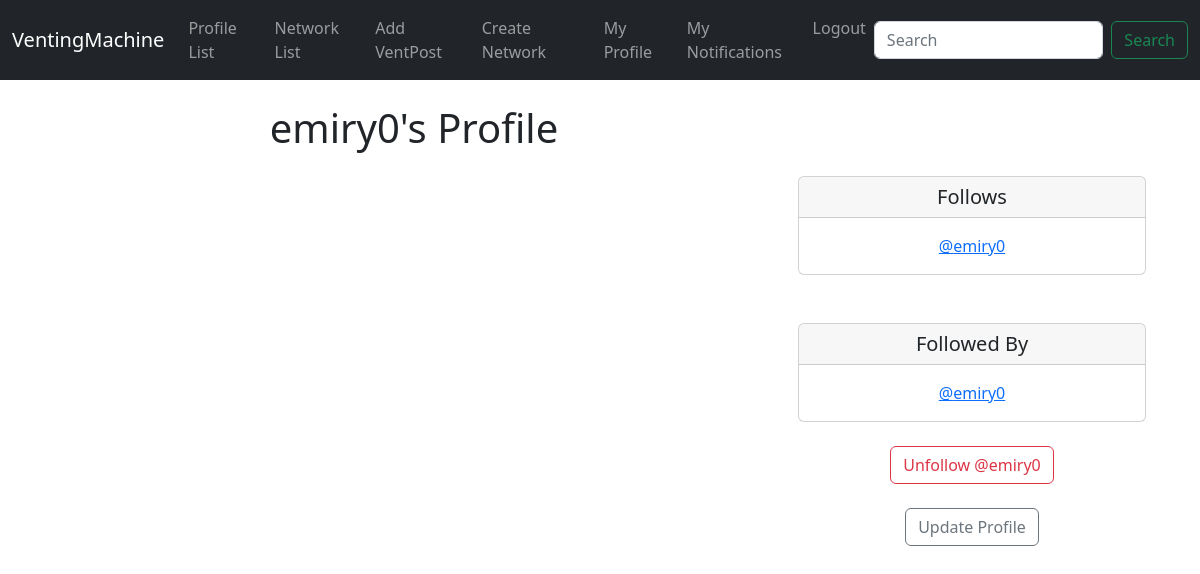
/profile/1 (signed in), run on an earlier commit of the app's database.
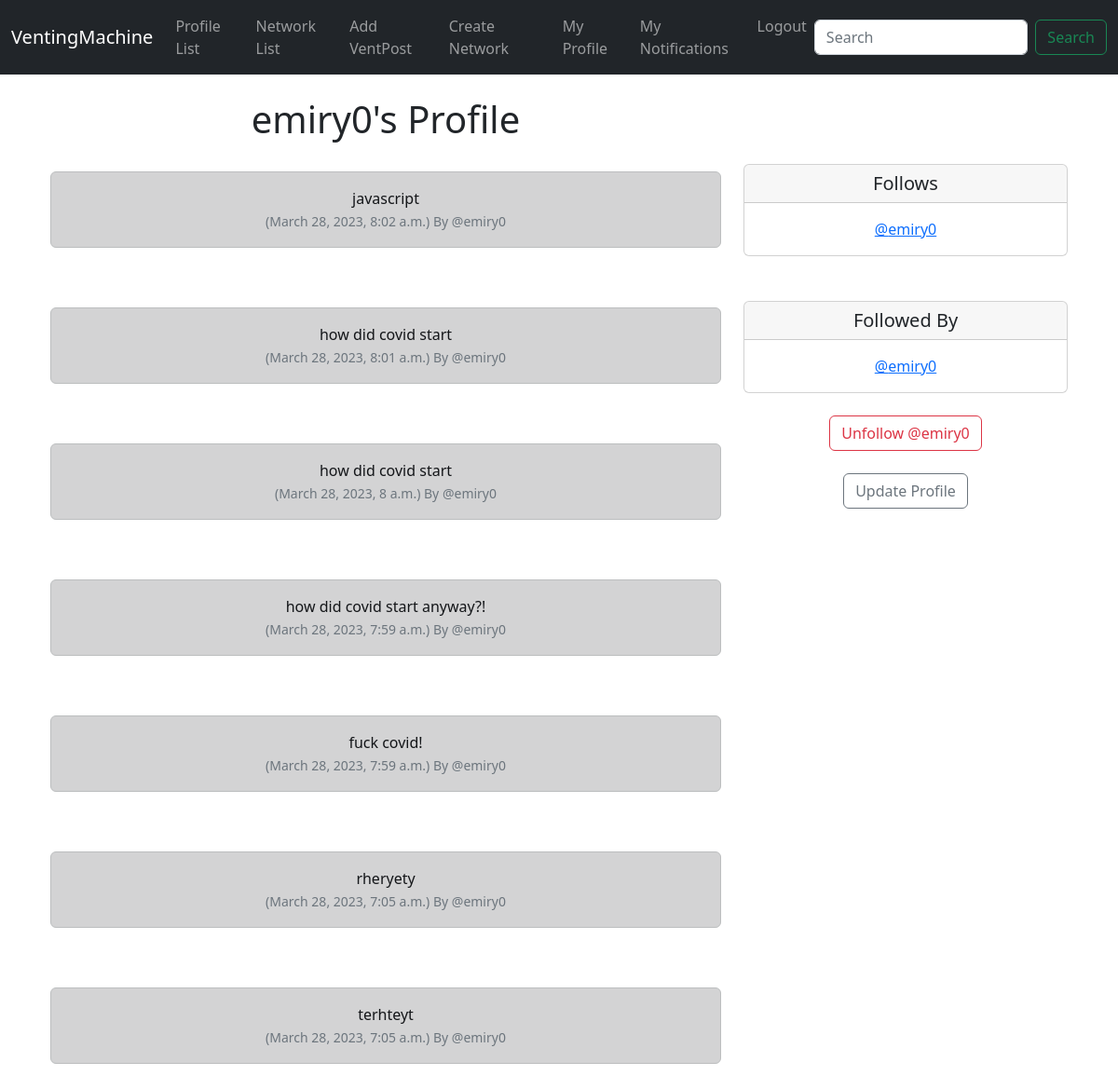
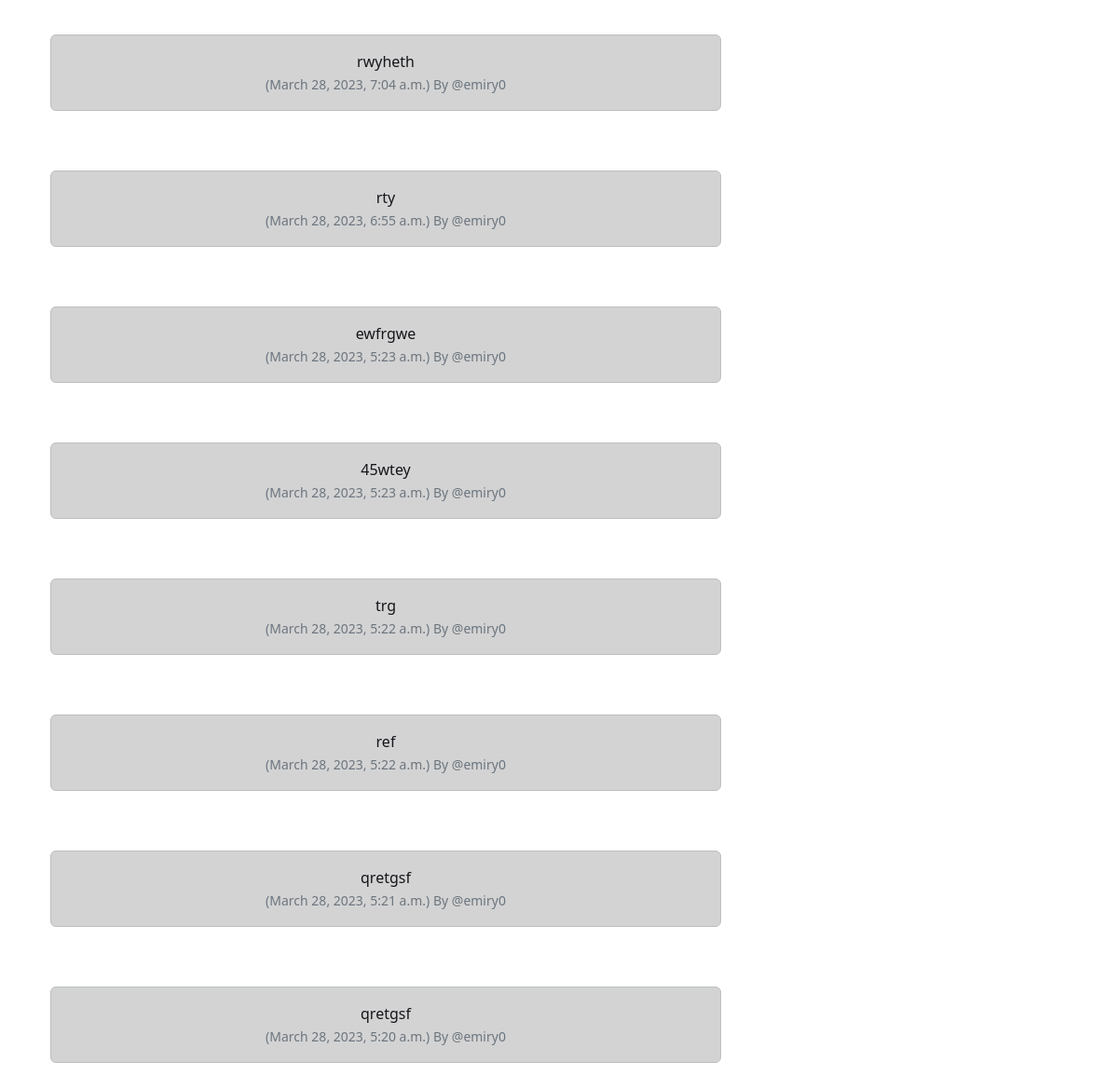
And on a later commit of the database (2 pictures, top to bottom).
### ventnet/models.py (models this page shows, shortened)
class Profile(models.Model):
	user = models.OneToOneField(User, on_delete=models.CASCADE)
	follows = models.ManyToManyField("self",
		related_name="followed_by",
		symmetrical=False,
		blank=True)
	date_modified = models.DateTimeField(User, auto_now=True)
	def __str__(self):
		return self.user.username

class Meep(models.Model):
	user = models.ForeignKey(
		User, related_name="meeps",
		on_delete=models.DO_NOTHING
		)
	title = models.CharField(max_length=70)
	link = models.URLField(max_length=200, blank=True)
	body = models.CharField(max_length=400)
	created_at = models.DateTimeField(auto_now_add=True)
	meepid = models.UUIDField(primary_key=True, default=uuid.uuid4, editable=False)
	in_network = models.BooleanField(default=False)
	network = models.ForeignKey(Networks,blank=True,null=True,on_delete=models.CASCADE,related_name='meepnetwork')

### ventnet/views.py (the view, shortened to what this page needs)
# urls.py: path('profile/<int:pk>', views.profile, name='profile'),
def profile(request, pk):
	if request.user.is_authenticated:
		profile = Profile.objects.get(user_id=pk)
		meeps = Meep.objects.filter(user_id=pk).order_by("-created_at")
		return render(request, "profile.html", {"profile":profile, "meeps":meeps})
	else:
		messages.success(request, ("You Must Be Logged In To View This Page..."))
		return redirect('home')

### ventnet/templates/profile.html (shortened to what this page needs)
{% extends 'base.html' %}
{% block content %}
{% if profile %}
	<div class="container text-center">
		<div class="row">
			<div class="col-8">
				<h1>{{ profile.user.username }}'s Profile</h1>
				<br/>
				{% if meeps %}
					{% for meep in meeps %}
						<div class="alert alert-dark" role="alert">
						  {{ meep.body }}<br/>
			  				<small class="text-muted">
			  					({{ meep.created_at}}) By
			  					@{{ meep.user.username }}
			  				</small>
						</div><br/><br/>
					{% endfor %}
				{% endif %}
			</div>
			<div class="col-4">
				<br/><br/><br/>
				<div class="card">
  <h5 class="card-header">Follows</h5>
  <div class="card-body">
    <p class="card-text">
    		{% for following in profile.follows.all %}
				<a href="{% url 'profile' following.user.id %}">@{{ following }}</a><br/>
			{% endfor %}
    </p>
  </div>
</div>
			<br/><br/>
			<div class="card">
  <h5 class="card-header">Followed By</h5>
  <div class="card-body">
    <p class="card-text">
    	{% for following in profile.followed_by.all %}
				<a href="{% url 'profile' following.user.id %}">@{{ following }}</a><br/>
			{% endfor %}
    </p>
  </div>
</div>
<br/>
<form method=POST>
{% if profile in user.profile.follows.all %}
 	<button class="btn btn-outline-danger" name="follow" value="unfollow" type="submit">
 		Unfollow @{{ profile.user.username|lower}}
 	</button>
{% else %}
	<button class="btn btn-outline-success" name="follow" value="follow" type="submit">
 		Follow @{{ profile.user.username|lower}}
 	</button>
{% endif %}
</form>
<br/>
	{% if request.user.id == profile.user.id %}
		<a href="{% url 'update_user' %}" class="btn btn-outline-secondary">Update Profile</a>
	{% endif %}
			</div>
		</div>
	</div>
{% endif %}
{% endblock %}

### ventnet/templates/base.html (shortened to what this page needs)
<!doctype html>
<html lang="en">
  <head>
    <link href="https://cdn.jsdelivr.net/npm/bootstrap@5.2.3/dist/css/bootstrap.min.css" rel="stylesheet">
  </head>
  <body>
    {% include 'navbar.html'%}
    <div class="container">
      <br/>
      {% block content %}
      {% endblock %}
    </div>
  </body>
</html>

### ventnet/templates/navbar.html (shortened to what this page needs)
<nav class="navbar navbar-expand-lg navbar-dark bg-dark">
  <div class="container-fluid">
    <a class="navbar-brand" href="{% url 'home' %}">VentingMachine</a>
    <div class="collapse navbar-collapse" id="navbarSupportedContent">
      <ul class="navbar-nav me-auto mb-2 mb-lg-0">
        <li class="nav-item">
          <a class="nav-link"
          href="{% url 'profile_list' %}">Profile List</a>
        </li>
        <li class="nav-item">
          <a class="nav-link"
          href="{% url 'network_list' %}">Network List</a>
        </li>
        {% if user.is_authenticated %}
        <li class="nav-item">
          <a class="nav-link"
          href="{% url 'add_ventpost' %}">Add VentPost</a>
        </li>
        <li class="nav-item">
          <a class="nav-link"
          href="{% url 'createnetwork' %}">Create Network</a>
        </li>
        <li class="nav-item">
          <a class="nav-link"
          href="{% url 'profile' request.user.id %}">My Profile</a>
        </li>
        <li class="nav-item">
          <a class="nav-link"
          href="{% url 'notifications' request.user.id %}">My Notifications</a>
        </li>
        <li class="nav-item">
          <a class="nav-link"
          href="{% url 'logout' %}">Logout</a>
        </li>
        {% endif %}
      </ul>
      <form class="d-flex" role="search">
        <input class="form-control me-2" type="search" placeholder="Search" aria-label="Search">
        <button class="btn btn-outline-success" type="submit">Search</button>
      </form>
    </div>
  </div>
</nav>

What changed in the data, as far as the page shows it:
added Meep: body "javascript", created_at "March 28, 2023, 8:02 a.m.", user.username "emiry0"
added Meep: body "how did covid start", created_at "March 28, 2023, 8:01 a.m.", user.username "emiry0"
added Meep: body "how did covid start", created_at "March 28, 2023, 8 a.m.", user.username "emiry0"
added Meep: body "how did covid start anyway?!", created_at "March 28, 2023, 7:59 a.m.", user.username "emiry0"
added Meep: body "fuck covid!", created_at "March 28, 2023, 7:59 a.m.", user.username "emiry0"
added Meep: body "rheryety", created_at "March 28, 2023, 7:05 a.m.", user.username "emiry0"
added Meep: body "terhteyt", created_at "March 28, 2023, 7:05 a.m.", user.username "emiry0"
added Meep: body "rwyheth", created_at "March 28, 2023, 7:04 a.m.", user.username "emiry0"
added Meep: body "rty", created_at "March 28, 2023, 6:55 a.m.", user.username "emiry0"
added Meep: body "ewfrgwe", created_at "March 28, 2023, 5:23 a.m.", user.username "emiry0"
added Meep: body "45wtey", created_at "March 28, 2023, 5:23 a.m.", user.username "emiry0"
added Meep: body "trg", created_at "March 28, 2023, 5:22 a.m.", user.username "emiry0"
added Meep: body "ref", created_at "March 28, 2023, 5:22 a.m.", user.username "emiry0"
added Meep: body "qretgsf", created_at "March 28, 2023, 5:21 a.m.", user.username "emiry0"
added Meep: body "qretgsf", created_at "March 28, 2023, 5:20 a.m.", user.username "emiry0"
